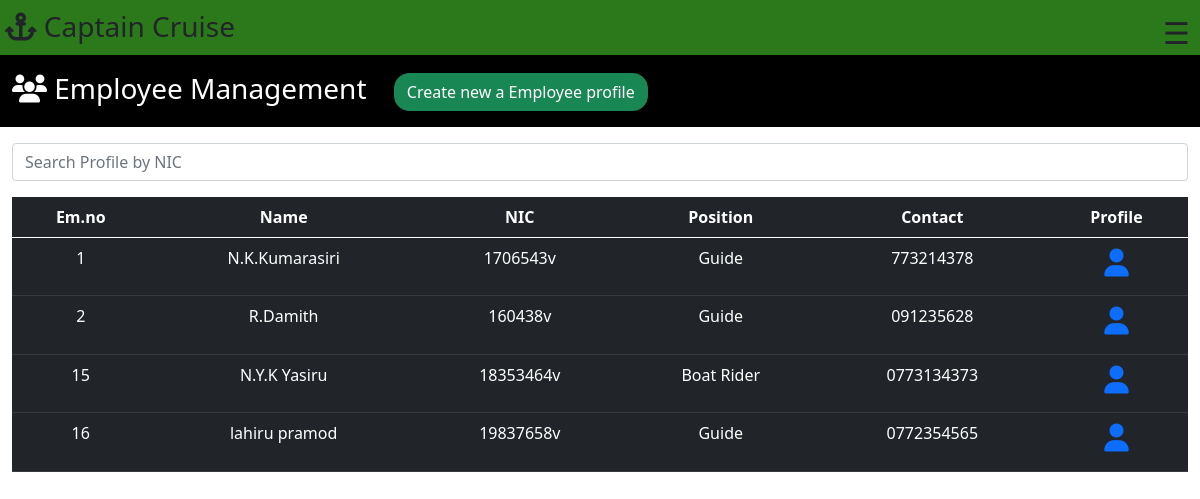
The page /Employee/employee.php on the database its author committed.
### tables this page shows
CREATE TABLE `employee` (
  `ID` int(100) NOT NULL,
  `EmNIC` varchar(100) NOT NULL,
  `Name` varchar(100) NOT NULL,
  `Position` varchar(100) NOT NULL,
  `JobDate` varchar(100) NOT NULL,
  `Address` varchar(200) NOT NULL,
  `Contact` varchar(100) NOT NULL,
  `Birthdate` varchar(100) NOT NULL,
  `Picture` varchar(100) NOT NULL,
  `Gender` text NOT NULL,
  `PositionDescribe` varchar(100) NOT NULL,
  `Qualifications` varchar(200) NOT NULL,
  `JobLocation` varchar(50) NOT NULL,
  `Quace` varchar(25) NOT NULL,
  `Medice` varchar(25) NOT NULL,
  `Charce` varchar(25) NOT NULL,
  `Bankaccount` varchar(25) NOT NULL
);

### Employee/employee.php (the view, shortened to what this page needs)
<!DOCTYPE html>
<html lang="en">
<head>
    <link rel="stylesheet" href="./employee.css?v=<?php echo time(); ?>">
    <link href="https://cdn.jsdelivr.net/npm/bootstrap@5.1.0/dist/css/bootstrap.min.css" rel="stylesheet">
    <link rel="stylesheet" href="../common-code/navbar.css?v=<?php echo time(); ?>">
</head>
<body>
    <div class="container-fluid">
           <?php include("../common-code/navbar.php"); ?>
           <div class="row mt-5 pt-4 pb-2" id="row3">
               <div class="row">
                    <h3><i class="fa fa-users" aria-hidden="true"></i> Employee Management  <input type="button" title="For Create a new Employee profile click me." class="btn btn-success" popup-open="popup-1" href="javascript:void(0)" id="createbtn" value="Create new a Employee profile"></h3>
               </div>
            </div>
            <div class="row mt-3" id="row4">
                  <div class="form-group has-search">
                      <input type="text" onkeyup="search()" id="searchbox" class="form-control" placeholder="Search Profile by NIC">
                 </div>
            </div>
            <div class="row mt-3" id="row5">
                <div class="table-responsive">
                    <table class="table table-dark text-center" id="Employee-details">
                        <thead>
                            <tr>
                                <th>Em.no</th>
                                <th>Name</th>
                                <th>NIC</th>
                                <th>Position</th>
                                <th>Contact</th>
                                <th>Profile</th>
                            </tr>
                        </thead>
                        <tbody>
                            <?php
                              $connection = mysqli_connect('localhost', 'root', '', 'captaincruise');
                              $sql = "SELECT * FROM employee ";
                              $result = mysqli_query($connection , $sql);
                              while($row = mysqli_fetch_array($result)){
                            echo "<tr>";
                            echo "<td>".$row['ID']."</td>";
                            echo "<td>".$row['Name']."</td>";
                            echo "<td>".$row['EmNIC']."</td>";
                            echo "<td>".$row['Position']."</td>";
                            echo "<td>".$row['Contact']."</td>";
                            echo "<td><h3><a href=\"./Profile/profile.php?id=".$row['ID']."&Name=".$row['Name']."\"><i class=\"fa fa-user\" aria-hidden=\"true\" title=\"Watch Profile\"></i></a></h3></td>";
                            echo "</tr>";
                              }
                           ?>
                        </tbody>
                    </table>
                </div>
            </div>
    </div>
</body>
</html>

### Employee/employee.css (style rules this page uses)
#row3 { background: black; color: white; }
#createbtn { width: auto; border-radius: 15px; margin-left: 20px; }

### rows shown on the page
employee: ID "1", Name "N.K.Kumarasiri", EmNIC "1706543v", Position "Guide", Contact "773214378"
employee: ID "2", Name "R.Damith", EmNIC "160438v", Position "Guide", Contact "091235628"
employee: ID "15", Name "N.Y.K Yasiru", EmNIC "18353464v", Position "Boat Rider", Contact "0773134373"
employee: ID "16", Name "lahiru pramod", EmNIC "19837658v", Position "Guide", Contact "0772354565"
